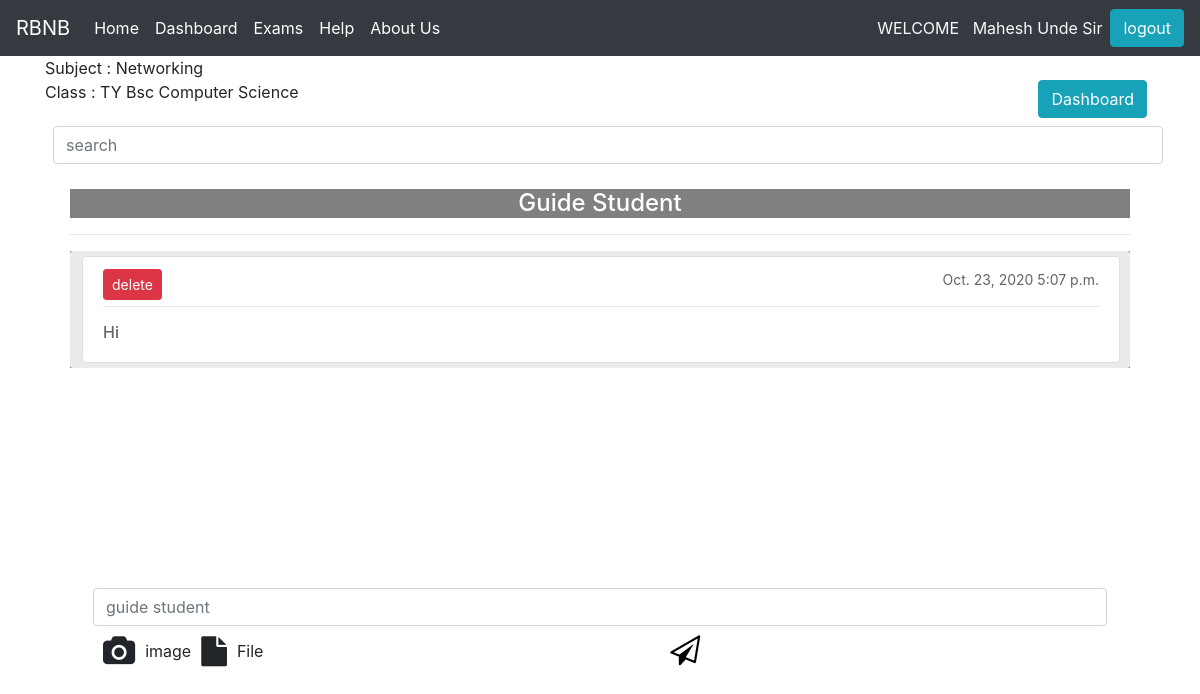
The app's page /bcs/teacher/study/materail/5 (signed in) with its own data.
### bcs/models.py (models this page shows, shortened)
class Subjects(models.Model):
    subject_name=models.CharField(max_length=20)
    department_name=models.CharField(max_length=30,choices=department_choice,blank=True,null=True)
    class_name=models.CharField(max_length=20,choices=class_choice)

class Study_material(models.Model):
    teacher_user=models.ForeignKey(Teachers,on_delete=models.CASCADE)
    subject = models.ForeignKey(Subjects,on_delete=models.CASCADE)
    class_name=models.CharField(max_length=20,choices=class_choice)
    department_name=models.CharField(max_length=20,choices=department_choice,null=True,blank=True)
    study_image=models.ImageField(upload_to="images/",blank=True,null=True)
    study_file=models.FileField(upload_to="uploads/",blank=True,null=True)
    study_description=models.TextField(blank=True)
    study_materail_date = models.DateField(auto_now_add=True)
    study_material_time = models.TimeField(auto_now_add=True)

### bcs/views.py (the view)
# urls.py: path('teacher/study/materail/<slug:sid>',views.study_material,name="study_material"),
def study_material(request, sid):
    try:
        teacher = Teachers.objects.get(user=request.user)
        subject = Subjects.objects.get(id=sid)
    except:
        messages.error(request, "Your are not logged in ")
        return redirect('/')
    study_data = Study_material.objects.filter(
        teacher_user=teacher, class_name=subject.class_name, subject=subject)[::-1]
    context = {
        "study_data": study_data,
        "subject": subject
    }
    if request.method == "POST":
        form = Study_MaterailForm(request.POST, request.FILES)
        if form.is_valid():
            f = form.save(commit=False)
            f.teacher_user = teacher
            f.class_name = subject.class_name
            f.subject = subject
            f.save()
            return redirect('study_material', subject.id)
        else:
            return HttpResponse("something wrong")
    else:
        form = Study_MaterailForm()
    context["form"] = form
    return render(request, "t_study_material.html", context)

### bcs/forms.py
class Study_MaterailForm(forms.ModelForm):
    class Meta:
        model = Study_material
        exclude = ["teacher_user","subject","class_name"]
        fields = ["study_file","study_image","study_description"]

### bcs/templatetags/check_user_tags.py (called while the page is built)
@register.simple_tag
def check_is_student(studid):
    user=User.objects.get(id=studid)
    try:
        student=Students.objects.get(user=user)
        return student
    except:
        return False
    return

### templates/t_study_material.html (shortened to what this page needs)
{% include 'base.html' %}
{% load static %}
<link rel="stylesheet" href="https://cdnjs.cloudflare.com/ajax/libs/font-awesome/4.7.0/css/font-awesome.min.css">
<div class="container">
    Subject : {{subject.subject_name}}
<br>
Class : {{subject.class_name}} {{subject.department_name}}
<a class="btn btn-info float-right mx-2 mb-2" href="{% url 'teacher_profile' %}">Dashboard</a>
<input type="text" class="form-control mx-2 ml-2" name="search" id="myInput" placeholder="search">
<div class="container containers">
<h4 style="background-color:gray;text-align: center; color:white   ">Guide Student</h4>
<hr>
<div class="inbox">
    {% for s in study_data %}
    <div class="receive">
        <ul class="list-group" id="myUL">
        <li class="list-group-item">
            <div class="float-left">
                <a href="{% url 'delete_study_material' s.id %}" class="btn btn-danger btn-sm  " style="color: white;">delete</a>
             </div>
        <div class="float-right">
            {{s.study_materail_date}}
            {{s.study_material_time}}
        </div>
        <br>
        <hr>
        <h6 class="fix_chars">{{s.study_description}}</h6>
    </li>
    </ul>
    </div>
    {% endfor %}
    </div>
    </div>
<br>
<form method="POST"   enctype="multipart/form-data">
    <div class="form-row mx-5">
    <input type="text" class="form-control" name="study_description" autocomplete="off" required="true" placeholder="guide student" >
    <br>
    <div class="element">
        <i class="fa fa-camera" id="imgicon"></i><span class="name">image</span>
      </div>
      <div class="element">
        <i class="fa fa-file" id="fileicon"></i><span class="name">File</span>
      </div>
    <button type="submit" class="col form-control" style="border: none; background: none;">
    <i class="fa fa-send-o mx-2" style="font-size:30px;color:black"></i>
</button>
</div>
</form>
</div>

### templates/partial/header.html (shortened to what this page needs)
{% load static %}
{% load check_user_tags %}
<nav class="navbar navbar-expand-lg navbar-dark bg-dark">
    <a class="navbar-brand" href="{% url 'index' %}">
      RBNB
    </a>
    <div class="collapse navbar-collapse" id="navbarText">
      {% if request.user.is_authenticated %}
      {%   check_is_student request.user.id as student %}
      {% if student %}
      <ul class="navbar-nav mr-auto">
        <li class="nav-item active">
            <a class="nav-link" href="{% url 'student_home' %}">Home<span class="sr-only">(current)</span></a>
          </li>
        <li class="nav-item">
          <a class="nav-link active" href="{% url 'student_teacher' %}">Upcoming Exam <span class="sr-only">(current)</span></a>
        </li>
        <li class="nav-item active">
          <a class="nav-link" href="{% url 'student_previous_exam' %}">Previous Exam</a>
        </li>
          <li class="nav-item active">
            <a class="nav-link" href="{% url 'help' %}">Help <span class="sr-only">(current)</span></a>
          </li>
        <li class="nav-item active">
          <a class="nav-link" href="{% url 'aboutus' %}">About Us <span class="sr-only">(current)</span></a>
        </li>
      </ul>
      {% else %}
      <ul class="navbar-nav mr-auto">
        <li class="nav-item active">
            <a class="nav-link" href="{% url 'teacher_home' %}">Home <span class="sr-only">(current)</span></a>
          </li>
          <li class="nav-item active">
            <a class="nav-link" href="{% url 'teacher_profile' %}">Dashboard </a>
          </li>
          <li class="nav-item active">
            <a class="nav-link" href="{% url 'teacher_exam' %}">Exams </a>
          </li>
            <li class="nav-item active">
              <a class="nav-link" href="{% url 'help' %}">Help <span class="sr-only">(current)</span></a>
            </li>
          <li class="nav-item active">
            <a class="nav-link" href="{% url 'aboutus' %}">About Us <span class="sr-only">(current)</span></a>
          </li>
        </ul>
      {% endif %}
      {% endif %}
      {% if request.user.is_authenticated %}
      <p class="text-light my-0 ">
          WELCOME &nbsp
       {{ request.user.first_name }} {{request.user.last_name}}
      </p>
      <a class="btn btn-info ml-2 " value="logout" href="{% url 'logout' %}">logout</a>
    {% endif %}
    </div>
  </nav>

### templates/t_study_material.html (style rules this page uses)
.containers { overflow: auto; height: 50vh; padding: 25px; }
.receive { background: #ebebeb none repeat scroll 0 0; border-radius: 3px; color: #646464; font-size: 14px; margin: 0; padding: 5px 10px 5px 12px; width: 100%; }
.inbox { background-color: gray; }
.element { display: inline-flex; align-items: center; }
i.fa-camera { margin: 10px; cursor: pointer; font-size: 30px; }
i.fa-file { margin: 10px; cursor: pointer; font-size: 30px; }
input { display: none; }
.fix_chars { font-family:-apple-system, BlinkMacSystemFont, 'Segoe UI', Roboto, Oxygen, Ubuntu, Cantarell, 'Open Sans', 'Helvetica Neue', sans-serif; word-break: break-all; }

### records on screen
Subjects: subject_name "Networking", class_name "TY", department_name "Bsc Computer Science"
Study_material: study_materail_date "Oct. 23, 2020", study_material_time "5:07 p.m.", study_description "Hi"

### other values on screen
{{ request.user.first_name }} "Mahesh"
{{ request.user.last_name }} "Unde Sir"
